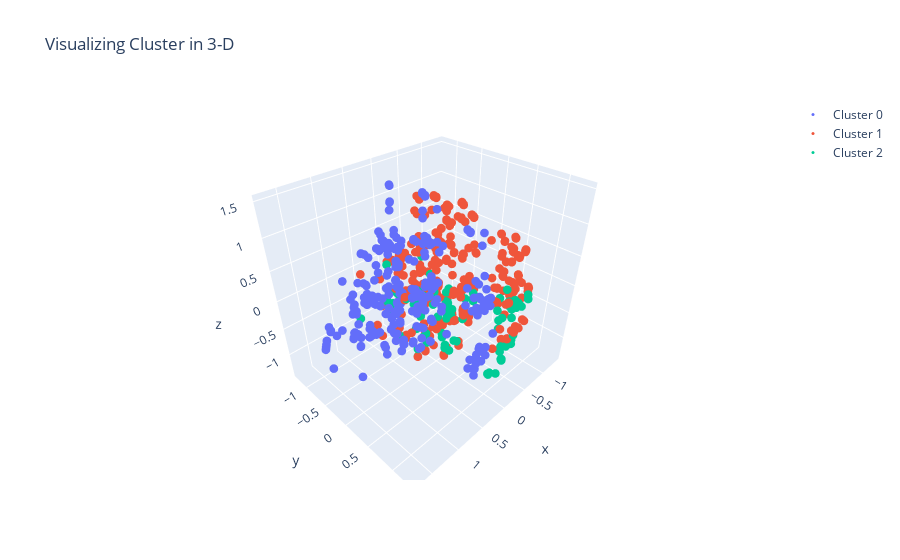

Notebook source saved alongside this figure:
### Code cell
trace0 = go.Scatter3d(
                    x = cluster0["PCA_comp1"],
                    y = cluster0["PCA_comp2"],
                    z = cluster0["PCA_comp3"],
                    mode = 'markers',
                    marker = dict(size = 3),
                    name = 'Cluster 0')

trace1 = go.Scatter3d(
                    x = cluster1["PCA_comp1"],
                    y = cluster1["PCA_comp2"],
                    z = cluster1["PCA_comp3"],
                    mode = 'markers', marker = dict(size = 3),
                    name = 'Cluster 1')

trace2 = go.Scatter3d(
                    x = cluster2["PCA_comp1"],
                    y = cluster2["PCA_comp2"],
                    z = cluster2["PCA_comp3"],
                    mode = 'markers', marker = dict(size = 3),
                    name = 'Cluster 2')

trace3 = go.Scatter3d(
                    x = cluster3["PCA_comp1"],
                    y = cluster3["PCA_comp2"],
                    z = cluster3["PCA_comp3"],
                    mode = 'markers', marker = dict(size = 3),
                    name = 'Cluster 3')

trace4 = go.Scatter3d(
                    x = cluster4["PCA_comp1"],
                    y = cluster4["PCA_comp2"],
                    z = cluster4["PCA_comp3"],
                    mode = 'markers', marker = dict(size = 3),
                    name = 'Cluster 4')

trace5 = go.Scatter3d(
                    x = cluster5["PCA_comp1"],
                    y = cluster5["PCA_comp2"],
                    z = cluster5["PCA_comp3"],
                    mode = 'markers', marker = dict(size = 3),
                    name = 'Cluster 5')

trace6 = go.Scatter3d(
                    x = cluster6["PCA_comp1"],
                    y = cluster6["PCA_comp2"],
                    z = cluster6["PCA_comp3"],
                    mode = 'markers', marker = dict(size = 3),
                    name = 'Cluster 6')

trace7 = go.Scatter3d(
                    x = cluster7["PCA_comp1"],
                    y = cluster7["PCA_comp2"],
                    z = cluster7["PCA_comp3"],
                    mode = 'markers', marker = dict(size = 3),
                    name = 'Cluster 7')

trace8 = go.Scatter3d(
                    x = cluster8["PCA_comp1"],
                    y = cluster8["PCA_comp2"],
                    z = cluster8["PCA_comp3"],
                    mode = 'markers', marker = dict(size = 3),
                    name = 'Cluster 8')

trace9 = go.Scatter3d(
                    x = cluster9["PCA_comp1"],
                    y = cluster9["PCA_comp2"],
                    z = cluster9["PCA_comp3"],
                    mode = 'markers', marker = dict(size = 3),
                    name = 'Cluster 9')

trace10 = go.Scatter3d(
                    x = cluster10["PCA_comp1"],
                    y = cluster10["PCA_comp2"],
                    z = cluster10["PCA_comp3"],
                    mode = 'markers', marker = dict(size = 3),
                    name = 'Cluster 10')

data = [trace0, trace1, trace2, trace3, trace4, trace5, trace6, trace7, trace8, trace9, trace10]

title = "Visualizing Cluster in 3-D"

layout = dict(title = title,
              xaxis = dict(title = 'PC1', ticklen = 5, zeroline = False),
              yaxis = dict(title = 'PC2', ticklen = 5, zeroline = False)
                          )
              
fig = dict(data = data, layout = layout)

              
iplot(fig)

### Figure 1 — Plotly figure (JSON) as saved in the notebook; plotly's stock layout.template omitted (floating-point values rounded to 4 significant figures; data arrays with more than 128 entries replaced by an {"elided": "..."} marker saying what was removed)
{"data": [{"marker": {"size": 3}, "mode": "markers", "name": "Cluster 0", "type": "scatter3d", "x": {"elided": "332 float values"}, "y": {"elided": "332 float values"}, "z": {"elided": "332 float values"}}, {"marker": {"size": 3}, "mode": "markers", "name": "Cluster 1", "type": "scatter3d", "x": {"elided": "436 float values"}, "y": {"elided": "436 float values"}, "z": {"elided": "436 float values"}}, {"marker": {"size": 3}, "mode": "markers", "name": "Cluster 2", "type": "scatter3d", "x": [0.939, 0.5131, 0.06167, -0.3191, 0.4044, -0.002645, 0.1504, -0.3336, 0.2218, 0.002817, 0.2342, 0.5137, -0.2223, 0.417, -0.1443, 0.05784, -0.6876, -0.3492, 0.5138, 0.3916, 0.3144, 0.3483, -0.3949, 0.3483, 0.2306, 0.2302, 0.1813, 0.3483, -0.149, 0.1531, -0.2068, -0.7015, -0.3469, 0.4974, 0.1518, 0.4316, 0.3489, 0.1392, 0.3914, 0.3621, -0.1186, -0.1903, -0.6621, -0.1179, -0.254, 0.4078, -0.2104, 0.3067, -0.5656, -0.6984, -0.1125, -0.6834, 0.4122, 0.06275, -0.6832, 0.3861, 0.4373, -0.114, 0.4094, 0.4301, -0.3237, 0.08693, 0.3997, 0.06472, 0.5386, 0.1135, 0.04355, -0.642, 0.4217, 0.1831, -0.6706, -0.1573, 0.4124, 0.2231, 0.4287, 0.4204, 0.443, 0.04084, 0.3051, 0.01816, -0.01758, 0.4823, 0.1357, 0.3718, 0.01524, 0.01003, 0.3129, -0.537, -0.9076, -0.5368, -0.5369, -1.052, -0.4676, -0.2381, -1.039, -0.4969, -0.4968, -0.1189, -0.8334, -0.3824, -0.4454, -0.8388, -0.4539, 0.3445, -0.3202, -0.9532, -0.1587, 0.341, -0.2582, -0.3999, -0.8126, -0.1699, 0.1254, -0.928, -0.1998, -0.04957, -0.5343, -0.5667, -0.3577, 0.1631, -0.3525, -0.882, -0.3522, -0.354, -0.07652, -0.3434, -0.07926, -0.07844], "y": [-0.6442, -0.2996, -0.2948, -0.1815, -0.5561, -0.463, -0.06642, -0.2027, -0.6284, -0.4717, -0.6878, -0.2992, -0.8327, 0.009329, -0.4435, -0.2925, -0.406, -0.6858, -0.2992, -0.629, -0.5739, -0.06855, -0.7308, -0.06855, -0.6854, -0.6857, -0.03431, -0.06855, -0.4498, -0.05662, -0.2851, -0.4349, -0.1851, -0.3123, -0.04727, -0.5813, -0.7818, -0.9635, -0.6751, -0.5886, -0.465, -0.8624, -0.4276, -0.4645, -0.3972, -0.01227, -0.2668, -0.03579, -0.02548, 0.1168, 0.1228, 0.1391, -0.008594, 0.2531, 0.1393, -0.02867, -0.1911, 0.121, -0.01872, 0.01468, -0.116, 0.2813, 0.5459, 0.2637, 0.2592, 0.3016, 0.2941, 0.1699, 0.5633, 0.5178, 0.1484, -0.2332, 0.06686, -0.09108, -0.03216, 0.002676, -0.02677, 0.2455, 0.3108, 0.3016, 0.2847, 0.2539, 0.5291, 0.5986, 0.2555, 0.2156, 0.767, 1.045, 0.7594, 1.045, 1.045, 0.8823, 0.8889, 1.219, 0.9026, 1.043, 1.047, 1.2, 0.6955, 0.8416, 0.169, 0.7, 1.007, 1.269, 0.8652, 0.858, 1.019, 1.277, 0.997, 1.058, 0.7295, 1.181, 1.247, 0.8362, 0.9826, 1.159, 1.019, 0.9951, 0.9907, 1.17, 1.007, 0.8147, 1.006, 1.005, 1.147, 1.012, 1.144, 1.145], "z": [-0.4072, -0.8459, -0.6644, -1.257, -0.4981, -1.053, -0.9339, -1.19, -0.3161, -1.058, -0.293, -0.8468, -0.6737, -0.9207, -0.3751, -0.6424, -0.8569, -0.6564, -0.847, -0.4813, -0.4427, -1.171, 0.0507, -1.171, -0.2713, -0.2708, -0.9663, -1.171, -0.3647, -0.9251, -0.5706, -0.8039, -1.221, -0.7942, -0.9408, -0.4556, -0.4208, 0.02863, -0.3997, -0.4014, -0.3386, -0.6437, -0.8201, -0.3397, -0.06613, -0.09842, -0.3155, -0.006709, -0.4182, -0.3908, -0.01687, -0.4592, -0.106, -0.2459, -0.4594, -0.069, -0.07318, -0.01378, -0.08152, -0.1464, -0.3036, -0.2968, -0.5093, -0.2658, -0.4498, -0.3346, -0.2799, -0.4892, -0.5399, -0.581, -0.4484, -0.3798, -0.2005, -0.003427, -0.03844, -0.08938, -0.07756, -0.1936, -0.1889, -0.3339, -0.2498, -0.428, -0.6164, -0.5948, -0.2408, -0.1438, 0.03435, -0.002468, -0.3004, -0.002768, -0.002618, -0.2107, 0.1743, -0.3078, -0.2752, -0.01626, -0.02474, -0.449, -0.3566, 0.04871, -0.3419, -0.325, -0.09352, -0.5928, -0.1223, -0.3937, -0.2654, -0.6043, -0.145, -0.1873, -0.3791, -0.3734, -0.7608, -0.3564, -0.1623, -0.5282, -0.78, -0.7333, -0.9926, -0.7743, -0.9817, -0.4018, -0.9813, -0.9786, -0.4666, -0.9951, -0.4616, -0.4636]}, {"marker": {"size": 3}, "mode": "markers", "name": "Cluster 3", "type": "scatter3d", "x": [], "y": [], "z": []}, {"marker": {"size": 3}, "mode": "markers", "name": "Cluster 4", "type": "scatter3d", "x": [], "y": [], "z": []}, {"marker": {"size": 3}, "mode": "markers", "name": "Cluster 5", "type": "scatter3d", "x": [], "y": [], "z": []}, {"marker": {"size": 3}, "mode": "markers", "name": "Cluster 6", "type": "scatter3d", "x": [], "y": [], "z": []}, {"marker": {"size": 3}, "mode": "markers", "name": "Cluster 7", "type": "scatter3d", "x": [], "y": [], "z": []}, {"marker": {"size": 3}, "mode": "markers", "name": "Cluster 8", "type": "scatter3d", "x": [], "y": [], "z": []}, {"marker": {"size": 3}, "mode": "markers", "name": "Cluster 9", "type": "scatter3d", "x": [], "y": [], "z": []}, {"marker": {"size": 3}, "mode": "markers", "name": "Cluster 10", "type": "scatter3d", "x": [], "y": [], "z": []}], "layout": {"title": {"text": "Visualizing Cluster in 3-D"}, "xaxis": {"ticklen": 5, "title": {"text": "PC1"}, "zeroline": false}, "yaxis": {"ticklen": 5, "title": {"text": "PC2"}, "zeroline": false}}}
